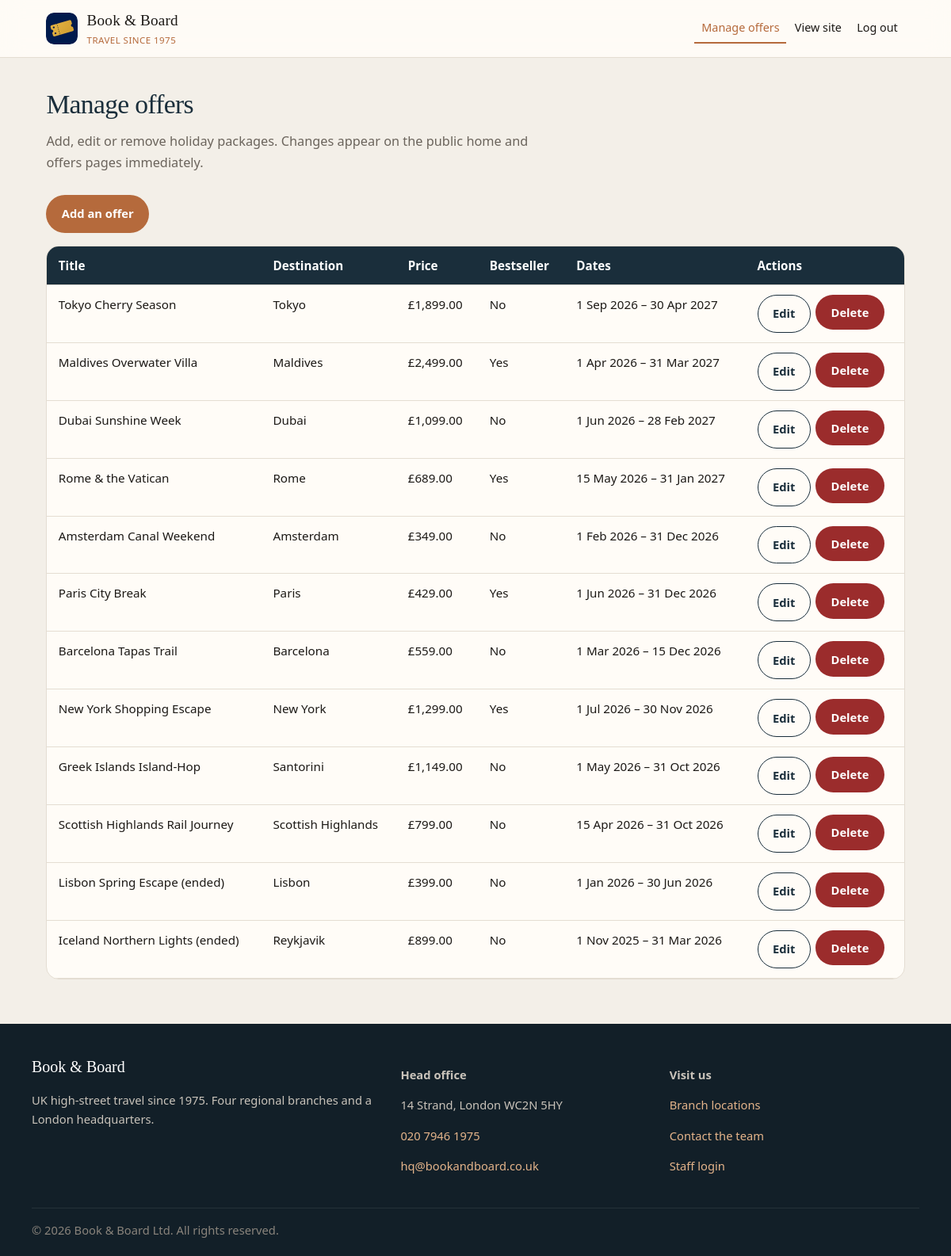
The page /v1/admin/manage-offers.php (signed in) on the database its author committed.
### tables this page shows
CREATE TABLE offers (
  id            INT AUTO_INCREMENT PRIMARY KEY,
  title         VARCHAR(150) NOT NULL,
  description   TEXT,
  destination   VARCHAR(100),
  price         DECIMAL(10,2) NOT NULL,
  image_url     VARCHAR(255),
  is_bestseller TINYINT(1) DEFAULT 0,
  start_date    DATE,
  end_date      DATE,
  created_at    TIMESTAMP DEFAULT CURRENT_TIMESTAMP,
  updated_at    TIMESTAMP DEFAULT CURRENT_TIMESTAMP ON UPDATE CURRENT_TIMESTAMP,
  INDEX idx_offers_end_date (end_date),
  INDEX idx_offers_bestseller (is_bestseller)
);

### v1/includes/functions.php (called while the page is built, shortened)
<?php
function escape($value): string
{
    return htmlspecialchars((string) $value, ENT_QUOTES, 'UTF-8');
}
function app_url(string $path = ''): string
{
    $path = ltrim($path, '/');
    $scriptName = str_replace('\\', '/', (string) ($_SERVER['SCRIPT_NAME'] ?? ''));
    $scriptDir  = str_replace('\\', '/', dirname($scriptName));
    if (preg_match('#/admin$#', $scriptDir) || $scriptDir === '/admin') {
        return '../' . $path;
    }
    return $path;
}
function format_price($price): string
{
    return '£' . number_format((float) $price, 2);
}
function format_date($date): string
{
    $dt = DateTime::createFromFormat('Y-m-d', (string) $date);
    return $dt->format('j M Y');
}

### v1/admin/manage-offers.php (the view, shortened to what this page needs)
<?php
require_once __DIR__ . '/../includes/functions.php';
$pdo = get_pdo();
$listStmt = $pdo->prepare(
    'SELECT id, title, destination, price, is_bestseller, start_date, end_date
     FROM offers
     ORDER BY end_date DESC, title ASC'
);
$listStmt->execute();
$offers = $listStmt->fetchAll();
require __DIR__ . '/../includes/header.php';
?>
<div class="page-intro">
    <h1>Manage offers</h1>
    <p class="lede">Add, edit or remove holiday packages. Changes appear on the public home and offers pages immediately.</p>
</div>
<div class="toolbar">
    <a class="btn" href="<?php echo escape(app_url('admin/edit-offer.php')); ?>">Add an offer</a>
</div>
<div class="table-wrap">
    <table class="data">
        <thead>
            <tr>
                <th>Title</th>
                <th>Destination</th>
                <th>Price</th>
                <th>Bestseller</th>
                <th>Dates</th>
                <th>Actions</th>
            </tr>
        </thead>
        <tbody>
            <?php foreach ($offers as $offer): ?>
                <tr>
                    <td><?php echo escape($offer['title']); ?></td>
                    <td><?php echo escape($offer['destination']); ?></td>
                    <td><?php echo escape(format_price($offer['price'])); ?></td>
                    <td><?php echo !empty($offer['is_bestseller']) ? 'Yes' : 'No'; ?></td>
                    <td>
                        <?php echo escape(format_date($offer['start_date'])); ?>
                        –
                        <?php echo escape(format_date($offer['end_date'])); ?>
                    </td>
                    <td>
                        <div class="row-actions">
                            <a class="btn btn-ghost" href="<?php echo escape(app_url('admin/edit-offer.php?id=' . (int) $offer['id'])); ?>">Edit</a>
                            <form method="post" action="" onsubmit="return confirm('Delete this offer?');">
                                <button type="submit" class="btn btn-danger">Delete</button>
                            </form>
                        </div>
                    </td>
                </tr>
            <?php endforeach; ?>
        </tbody>
    </table>
</div>
<?php require __DIR__ . '/../includes/footer.php'; ?>

### v1/assets/css/styles.css (style rules this page uses)
:root { --ink: #1c1916; --muted: #6b645c; --stone: #f3efe8; --paper: #fffcf7; --line: #e4ddd2; --navy: #1a2e3b; --navy-dark: #121f28; --copper: #b56a3c; --copper-dark: #8c4e2a; --sea: #3d6b66; --danger: #9b2c2c; --success: #276749; --shadow: 0 10px 30px rgba(28, 25, 22, 0.07); --radius: 16px; --max: 1120px; --font-display: "Iowan Old Style", "Palatino Linotype", Palatino, Georgia, serif; --font-ui: "Avenir Next", "Segoe UI", system-ui, sans-serif; }
*, *::before, *::after { box-sizing: border-box; }
html { scroll-behavior: smooth; }
body { margin: 0; font-family: var(--font-ui); font-size: 1.02rem; line-height: 1.6; color: var(--ink); background: var(--stone); }
a { color: var(--sea); text-decoration: none; }
.page-intro { margin-bottom: 1.75rem; }
.page-intro h1, .section-heading h2, .page-intro h1 { font-family: var(--font-display); }
.page-intro h1 { margin: 0 0 0.45rem; font-size: 2.1rem; font-weight: 500; letter-spacing: -0.02em; color: var(--navy); }
.lede { color: var(--muted); margin: 0; max-width: 38rem; }
.btn { display: inline-block; font-family: var(--font-ui); font-size: 0.92rem; padding: 0.7rem 1.15rem; border-radius: 999px; border: 1.5px solid transparent; cursor: pointer; text-decoration: none; background: var(--copper); color: #fff; font-weight: 650; }
.btn-ghost { background: transparent; border-color: var(--navy); color: var(--navy); }
.btn-danger { background: var(--danger); color: #fff; }
.table-wrap { overflow-x: auto; background: var(--paper); border: 1px solid var(--line); border-radius: var(--radius); }
table.data { width: 100%; border-collapse: collapse; font-size: 0.95rem; }
table.data th, table.data td { text-align: left; padding: 0.75rem 0.9rem; border-bottom: 1px solid var(--line); vertical-align: top; }
table.data th { background: var(--navy); color: #fff; font-weight: 600; }
.row-actions { display: flex; flex-wrap: wrap; gap: 0.4rem; }
.toolbar { display: flex; flex-wrap: wrap; gap: 0.75rem; margin-bottom: 1rem; }

### rows shown on the page
offers: title "Tokyo Cherry Season", destination "Tokyo", price "£1,899.00", is_bestseller "No", start_date "1 Sep 2026", end_date "30 Apr 2027"
offers: title "Maldives Overwater Villa", destination "Maldives", price "£2,499.00", is_bestseller "Yes", start_date "1 Apr 2026", end_date "31 Mar 2027"
offers: title "Dubai Sunshine Week", destination "Dubai", price "£1,099.00", is_bestseller "No", start_date "1 Jun 2026", end_date "28 Feb 2027"
offers: title "Rome & the Vatican", destination "Rome", price "£689.00", is_bestseller "Yes", start_date "15 May 2026", end_date "31 Jan 2027"
offers: title "Amsterdam Canal Weekend", destination "Amsterdam", price "£349.00", is_bestseller "No", start_date "1 Feb 2026", end_date "31 Dec 2026"
offers: title "Paris City Break", destination "Paris", price "£429.00", is_bestseller "Yes", start_date "1 Jun 2026", end_date "31 Dec 2026"
offers: title "Barcelona Tapas Trail", destination "Barcelona", price "£559.00", is_bestseller "No", start_date "1 Mar 2026", end_date "15 Dec 2026"
offers: title "New York Shopping Escape", destination "New York", price "£1,299.00", is_bestseller "Yes", start_date "1 Jul 2026", end_date "30 Nov 2026"
offers: title "Greek Islands Island-Hop", destination "Santorini", price "£1,149.00", is_bestseller "No", start_date "1 May 2026", end_date "31 Oct 2026"
offers: title "Scottish Highlands Rail Journey", destination "Scottish Highlands", price "£799.00", is_bestseller "No", start_date "15 Apr 2026", end_date "31 Oct 2026"
offers: title "Lisbon Spring Escape (ended)", destination "Lisbon", price "£399.00", is_bestseller "No", start_date "1 Jan 2026", end_date "30 Jun 2026"
offers: title "Iceland Northern Lights (ended)", destination "Reykjavik", price "£899.00", is_bestseller "No", start_date "1 Nov 2025", end_date "31 Mar 2026"
